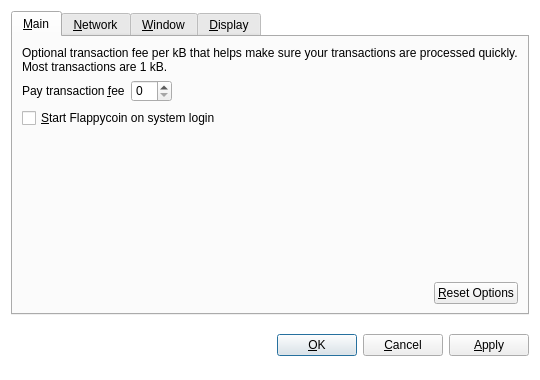
<?xml version="1.0" encoding="UTF-8"?>
<ui version="4.0">
 <class>OptionsDialog</class>
 <widget class="QDialog" name="OptionsDialog">
  <property name="geometry">
   <rect>
    <x>0</x>
    <y>0</y>
    <width>540</width>
    <height>380</height>
   </rect>
  </property>
  <property name="windowTitle">
   <string>Options</string>
  </property>
  <property name="styleSheet">
   <string notr="true">QDialog { background: transparent; }</string>
  </property>
  <property name="modal">
   <bool>true</bool>
  </property>
  <layout class="QVBoxLayout" name="verticalLayout">
   <item>
    <widget class="QTabWidget" name="tabWidget">
     <property name="tabPosition">
      <enum>QTabWidget::North</enum>
     </property>
     <property name="currentIndex">
      <number>0</number>
     </property>
     <widget class="QWidget" name="tabMain">
      <attribute name="title">
       <string>&amp;Main</string>
      </attribute>
      <layout class="QVBoxLayout" name="verticalLayout_Main">
       <item>
        <widget class="QLabel" name="transactionFeeInfoLabel">
         <property name="text">
          <string>Optional transaction fee per kB that helps make sure your transactions are processed quickly. Most transactions are 1 kB.</string>
         </property>
         <property name="textFormat">
          <enum>Qt::PlainText</enum>
         </property>
         <property name="wordWrap">
          <bool>true</bool>
         </property>
        </widget>
       </item>
       <item>
        <layout class="QHBoxLayout" name="horizontalLayout_1_Main">
         <item>
          <widget class="QLabel" name="transactionFeeLabel">
           <property name="text">
            <string>Pay transaction &amp;fee</string>
           </property>
           <property name="textFormat">
            <enum>Qt::PlainText</enum>
           </property>
           <property name="buddy">
            <cstring>transactionFee</cstring>
           </property>
          </widget>
         </item>
         <item>
          <widget class="BitcoinAmountField" name="transactionFee"/>
         </item>
         <item>
          <spacer name="horizontalSpacer_1_Main">
           <property name="orientation">
            <enum>Qt::Horizontal</enum>
           </property>
           <property name="sizeHint" stdset="0">
            <size>
             <width>40</width>
             <height>20</height>
            </size>
           </property>
          </spacer>
         </item>
        </layout>
       </item>
       <item>
        <widget class="QCheckBox" name="bitcoinAtStartup">
         <property name="toolTip">
          <string>Automatically start Flappycoin after logging in to the system.</string>
         </property>
         <property name="text">
          <string>&amp;Start Flappycoin on system login</string>
         </property>
        </widget>
       </item>
       <item>
        <spacer name="verticalSpacer_Main">
         <property name="orientation">
          <enum>Qt::Vertical</enum>
         </property>
         <property name="sizeHint" stdset="0">
          <size>
           <width>20</width>
           <height>40</height>
          </size>
         </property>
        </spacer>
       </item>
       <item>
        <layout class="QHBoxLayout" name="horizontalLayout_2_Main">
         <item>
          <spacer name="horizontalSpacer_2_Main">
           <property name="orientation">
            <enum>Qt::Horizontal</enum>
           </property>
           <property name="sizeHint" stdset="0">
            <size>
             <width>40</width>
             <height>20</height>
            </size>
           </property>
          </spacer>
         </item>
         <item>
          <widget class="QPushButton" name="resetButton">
           <property name="toolTip">
            <string>Reset all client options to default.</string>
           </property>
           <property name="text">
            <string>&amp;Reset Options</string>
           </property>
           <property name="autoDefault">
            <bool>false</bool>
           </property>
          </widget>
         </item>
        </layout>
       </item>
      </layout>
     </widget>
     <widget class="QWidget" name="tabNetwork">
      <attribute name="title">
       <string>&amp;Network</string>
      </attribute>
      <layout class="QVBoxLayout" name="verticalLayout_Network">
       <item>
        <widget class="QCheckBox" name="mapPortUpnp">
         <property name="toolTip">
          <string>Automatically open the Flappycoin client port on the router. This only works when your router supports UPnP and it is enabled.</string>
         </property>
         <property name="text">
          <string>Map port using &amp;UPnP</string>
         </property>
        </widget>
       </item>
       <item>
        <widget class="QCheckBox" name="connectSocks">
         <property name="toolTip">
          <string>Connect to the Flappycoin network through a SOCKS proxy (e.g. when connecting through Tor).</string>
         </property>
         <property name="text">
          <string>&amp;Connect through SOCKS proxy:</string>
         </property>
        </widget>
       </item>
       <item>
        <layout class="QHBoxLayout" name="horizontalLayout_Network">
         <item>
          <widget class="QLabel" name="proxyIpLabel">
           <property name="text">
            <string>Proxy &amp;IP:</string>
           </property>
           <property name="textFormat">
            <enum>Qt::PlainText</enum>
           </property>
           <property name="buddy">
            <cstring>proxyIp</cstring>
           </property>
          </widget>
         </item>
         <item>
          <widget class="QValidatedLineEdit" name="proxyIp">
           <property name="maximumSize">
            <size>
             <width>140</width>
             <height>16777215</height>
            </size>
           </property>
           <property name="toolTip">
            <string>IP address of the proxy (e.g. 127.0.0.1)</string>
           </property>
          </widget>
         </item>
         <item>
          <widget class="QLabel" name="proxyPortLabel">
           <property name="text">
            <string>&amp;Port:</string>
           </property>
           <property name="textFormat">
            <enum>Qt::PlainText</enum>
           </property>
           <property name="buddy">
            <cstring>proxyPort</cstring>
           </property>
          </widget>
         </item>
         <item>
          <widget class="QLineEdit" name="proxyPort">
           <property name="maximumSize">
            <size>
             <width>55</width>
             <height>16777215</height>
            </size>
           </property>
           <property name="toolTip">
            <string>Port of the proxy (e.g. 9050)</string>
           </property>
          </widget>
         </item>
         <item>
          <widget class="QLabel" name="socksVersionLabel">
           <property name="text">
            <string>SOCKS &amp;Version:</string>
           </property>
           <property name="textFormat">
            <enum>Qt::PlainText</enum>
           </property>
           <property name="buddy">
            <cstring>socksVersion</cstring>
           </property>
          </widget>
         </item>
         <item>
          <widget class="QValueComboBox" name="socksVersion">
           <property name="toolTip">
            <string>SOCKS version of the proxy (e.g. 5)</string>
           </property>
          </widget>
         </item>
         <item>
          <spacer name="horizontalSpacer_Network">
           <property name="orientation">
            <enum>Qt::Horizontal</enum>
           </property>
           <property name="sizeHint" stdset="0">
            <size>
             <width>40</width>
             <height>20</height>
            </size>
           </property>
          </spacer>
         </item>
        </layout>
       </item>
       <item>
        <spacer name="verticalSpacer_Network">
         <property name="orientation">
          <enum>Qt::Vertical</enum>
         </property>
         <property name="sizeHint" stdset="0">
          <size>
           <width>20</width>
           <height>40</height>
          </size>
         </property>
        </spacer>
       </item>
      </layout>
     </widget>
     <widget class="QWidget" name="tabWindow">
      <attribute name="title">
       <string>&amp;Window</string>
      </attribute>
      <layout class="QVBoxLayout" name="verticalLayout_Window">
       <item>
        <widget class="QCheckBox" name="minimizeToTray">
         <property name="toolTip">
          <string>Show only a tray icon after minimizing the window.</string>
         </property>
         <property name="text">
          <string>&amp;Minimize to the tray instead of the taskbar</string>
         </property>
        </widget>
       </item>
       <item>
        <widget class="QCheckBox" name="minimizeOnClose">
         <property name="toolTip">
          <string>Minimize instead of exit the application when the window is closed. When this option is enabled, the application will be closed only after selecting Quit in the menu.</string>
         </property>
         <property name="text">
          <string>M&amp;inimize on close</string>
         </property>
        </widget>
       </item>
       <item>
        <spacer name="verticalSpacer_Window">
         <property name="orientation">
          <enum>Qt::Vertical</enum>
         </property>
         <property name="sizeHint" stdset="0">
          <size>
           <width>20</width>
           <height>40</height>
          </size>
         </property>
        </spacer>
       </item>
      </layout>
     </widget>
     <widget class="QWidget" name="tabDisplay">
      <attribute name="title">
       <string>&amp;Display</string>
      </attribute>
      <layout class="QVBoxLayout" name="verticalLayout_Display">
       <item>
        <layout class="QHBoxLayout" name="horizontalLayout_1_Display">
         <item>
          <widget class="QLabel" name="langLabel">
           <property name="text">
            <string>User Interface &amp;language:</string>
           </property>
           <property name="textFormat">
            <enum>Qt::PlainText</enum>
           </property>
           <property name="buddy">
            <cstring>lang</cstring>
           </property>
          </widget>
         </item>
         <item>
          <widget class="QValueComboBox" name="lang">
           <property name="toolTip">
            <string>The user interface language can be set here. This setting will take effect after restarting Flappycoin.</string>
           </property>
          </widget>
         </item>
        </layout>
       </item>
       <item>
        <layout class="QHBoxLayout" name="horizontalLayout_2_Display">
         <item>
          <widget class="QLabel" name="unitLabel">
           <property name="text">
            <string>&amp;Unit to show amounts in:</string>
           </property>
           <property name="textFormat">
            <enum>Qt::PlainText</enum>
           </property>
           <property name="buddy">
            <cstring>unit</cstring>
           </property>
          </widget>
         </item>
         <item>
          <widget class="QValueComboBox" name="unit">
           <property name="toolTip">
            <string>Choose the default subdivision unit to show in the interface and when sending coins.</string>
           </property>
          </widget>
         </item>
        </layout>
       </item>
       <item>
        <widget class="QCheckBox" name="displayAddresses">
         <property name="toolTip">
          <string>Whether to show Flappycoin addresses in the transaction list or not.</string>
         </property>
         <property name="text">
          <string>&amp;Display addresses in transaction list</string>
         </property>
        </widget>
       </item>
       <item>
        <widget class="QCheckBox" name="coinControlFeatures">
         <property name="toolTip">
          <string>Whether to show coin control features or not.</string>
         </property>
         <property name="text">
          <string>Display coin &amp;control features (experts only!)</string>
         </property>
        </widget>
       </item>
       <item>
        <spacer name="verticalSpacer_Display">
         <property name="orientation">
          <enum>Qt::Vertical</enum>
         </property>
         <property name="sizeHint" stdset="0">
          <size>
           <width>20</width>
           <height>40</height>
          </size>
         </property>
        </spacer>
       </item>
      </layout>
     </widget>
    </widget>
   </item>
   <item>
    <layout class="QHBoxLayout" name="horizontalLayout_Buttons">
     <item>
      <spacer name="horizontalSpacer_1">
       <property name="orientation">
        <enum>Qt::Horizontal</enum>
       </property>
       <property name="sizeHint" stdset="0">
        <size>
         <width>40</width>
         <height>48</height>
        </size>
       </property>
      </spacer>
     </item>
     <item>
      <widget class="QLabel" name="statusLabel">
       <property name="font">
        <font>
         <weight>75</weight>
         <bold>true</bold>
        </font>
       </property>
       <property name="text">
        <string/>
       </property>
       <property name="textFormat">
        <enum>Qt::PlainText</enum>
       </property>
       <property name="wordWrap">
        <bool>true</bool>
       </property>
      </widget>
     </item>
     <item>
      <spacer name="horizontalSpacer_2">
       <property name="orientation">
        <enum>Qt::Horizontal</enum>
       </property>
       <property name="sizeHint" stdset="0">
        <size>
         <width>40</width>
         <height>48</height>
        </size>
       </property>
      </spacer>
     </item>
     <item>
      <widget class="QPushButton" name="okButton">
       <property name="text">
        <string>&amp;OK</string>
       </property>
      </widget>
     </item>
     <item>
      <widget class="QPushButton" name="cancelButton">
       <property name="text">
        <string>&amp;Cancel</string>
       </property>
       <property name="autoDefault">
        <bool>false</bool>
       </property>
      </widget>
     </item>
     <item>
      <widget class="QPushButton" name="applyButton">
       <property name="text">
        <string>&amp;Apply</string>
       </property>
       <property name="autoDefault">
        <bool>false</bool>
       </property>
      </widget>
     </item>
    </layout>
   </item>
  </layout>
 </widget>
 <customwidgets>
  <customwidget>
   <class>BitcoinAmountField</class>
   <extends>QSpinBox</extends>
   <header>bitcoinamountfield.h</header>
   <container>1</container>
  </customwidget>
  <customwidget>
   <class>QValueComboBox</class>
   <extends>QComboBox</extends>
   <header>qvaluecombobox.h</header>
  </customwidget>
  <customwidget>
   <class>QValidatedLineEdit</class>
   <extends>QLineEdit</extends>
   <header>qvalidatedlineedit.h</header>
  </customwidget>
 </customwidgets>
 <resources/>
 <connections/>
</ui>
